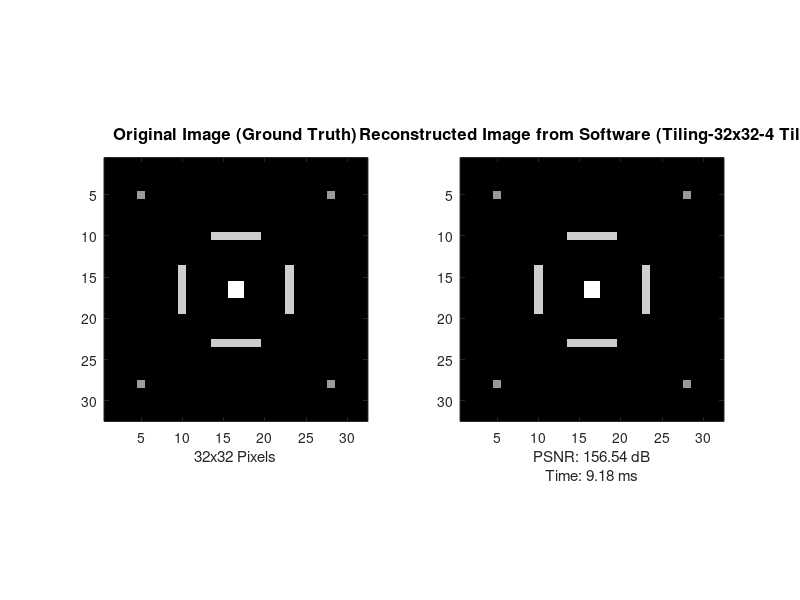

This chart was generated by the following MATLAB code:
function OMP_DRI_32x32_Tiling_Individual_Export
    clear; clc; close all;

    % =========================================================================
    % 1. TILING SYSTEM CONFIGURATION (4 blocks of 16x16)
    % =========================================================================
    cfg.BW = 24;               
    cfg.FW = 13;               
    
    N_sub  = 16;               
    M_sub  = 64;               
    K_sub  = 16;               
    N_side = 32;               
    num_blocks_per_side = N_side / N_sub; 

    % =========================================================================
    % 2. GENERATE ORIGINAL IMAGE (GROUND TRUTH) 32x32 - SYMMETRIC GEOMETRIC PATTERN
    % Each 16x16 block has its own motif to verify Tiling accuracy
    % =========================================================================
    N_side = 32;
    img_gt = zeros(N_side, N_side);

    % --- COMPONENT 1: 2x2 solid core at the center (intersection of 4 blocks) ---
    % Each block will receive exactly 1 pixel from the center of the large image
    img_gt(16:17, 16:17) = 1.0; 

    % --- COMPONENT 2: Hollow octagonal frame (Cross-border connectivity) ---
    % Top horizontal edge (crosses column boundary 16-17)
    img_gt(10, 14:19) = 0.8; % 3 pixels in block 1, 3 pixels in block 2
    % Bottom horizontal edge (crosses column boundary 16-17)
    img_gt(23, 14:19) = 0.8; % 3 pixels in block 3, 3 pixels in block 4
    % Left vertical edge (crosses row boundary 16-17)
    img_gt(14:19, 10) = 0.8; % 3 pixels in block 1, 3 pixels in block 3
    % Right vertical edge (crosses row boundary 16-17)
    img_gt(14:19, 23) = 0.8; % 3 pixels in block 2, 3 pixels in block 4

    % --- COMPONENT 3: Symmetrical anchor points at 4 corners ---
    img_gt(5, 5)   = 0.6;  % Corner of block 1
    img_gt(5, 28)  = 0.6;  % Corner of block 2
    img_gt(28, 5)  = 0.6;  % Corner of block 3
    img_gt(28, 28) = 0.6;  % Corner of block 4

    % =========================================================================
    % 3. BLOCK STITCHING MAP CONFIGURATION (TILING MAP)
    % =========================================================================
    tile_offsets = [
         1,  1;   % Tile 1: Top-Left
         1, 17;   % Tile 2: Top-Right
        17,  1;   % Tile 3: Bottom-Left
        17, 17    % Tile 4: Bottom-Right
    ];

    img_recon = zeros(N_side, N_side);
    % Large array variable to temporarily store 4 vectors Y (4 columns, 64 elements each)
    Y_all_tiles = zeros(M_sub, 4); 

    % =========================================================================
    % 4. INITIALIZE A SINGLE 16x16 PHI MATRIX
    % =========================================================================
    fprintf('Initializing common Phi Matrix 16x16 for 4 Tiles...\n');
    t_setup_start = tic;
    rng('shuffle');
    Phi_16 = randn(M_sub, N_sub^2);
    for j = 1:size(Phi_16, 2)
        Phi_16(:,j) = Phi_16(:,j) / norm(Phi_16(:,j));
    end
    t_setup_ms = toc(t_setup_start);

    % =========================================================================
    % 5. BLOCK DIVISION PROCESS AND TIMING MEASUREMENT
    % =========================================================================
    img_recon_full = zeros(N_side, N_side);
    total_recon_time = t_setup_ms;
    
    tile_cnt = 0;
    for r = 1:num_blocks_per_side
        for c = 1:num_blocks_per_side
            tile_cnt = tile_cnt + 1;
            row_range = (r-1)*N_sub + 1 : r*N_sub;
            col_range = (c-1)*N_sub + 1 : c*N_sub;
            
            t_start = tic;
            sub_img = img_gt(row_range, col_range);
            y_tile = Phi_16 * sub_img(:);
            
            Y_all_tiles(:, tile_cnt) = y_tile; 
            
            % --- ALGORITHM TIMING MEASUREMENT ---
            [x_hat_sub, ~, Debug] = OMP_Algorithm_Core(Phi_16, y_tile, K_sub);
            t_block = toc(t_start);
            
            total_recon_time = total_recon_time + t_block;
            img_recon_full(row_range, col_range) = reshape(x_hat_sub, [N_sub, N_sub]);
            
            % Export COE and Log files (for Vivado Simulation)
            y_txt_name = sprintf('y_tile%d.txt', tile_cnt);
            y_coe_name = sprintf('y_tile%d.coe', tile_cnt);
            export_to_hex_24bit(y_txt_name, y_tile, cfg.BW, cfg.FW);
            txt_to_coe_96bit(y_txt_name, y_coe_name);
            save_debug_log(sprintf('omp_tile%d_debug.txt', tile_cnt), Debug, cfg.BW, cfg.FW);
        end
    end

    % =========================================================================
    % 6. ERROR CALCULATION AND DISPLAY
    % =========================================================================
    img_recon_full(img_recon_full < 0) = 0; % Filter out negative noise
    mse_val = mean((img_gt(:) - img_recon_full(:)).^2);
    psnr_val = 10 * log10(1.0 / (mse_val + eps));

    figure('Color', 'w', 'Name', 'BCS Tiling Analysis', 'Position', [100, 200, 1100, 500]);

    % Subplot 1: Original Image
    subplot(1,2,1);
    imagesc(img_gt); colormap gray; axis image;
    title('Original Image (Ground Truth)', 'FontSize', 12);
    xlabel('32x32 Pixels');

    % Subplot 2: Reconstructed Image
    subplot(1,2,2);
    imagesc(img_recon_full); colormap gray; axis image;
    title('Reconstructed Image from Software (Tiling-32x32-4 Tiles)', 'FontSize', 12);
    
    % DISPLAY PARAMETERS BELOW THE IMAGE
    % Use {} brackets for line breaks inside xlabel
    xlabel({sprintf('PSNR: %.2f dB', psnr_val); ...
            sprintf('Time: %.2f ms', total_recon_time * 1000)}, ...
            'FontSize', 11, 'FontWeight', 'normal');

    % =========================================================================
    % 7. EXPORT SHARED PHI MATRIX
    % =========================================================================
    export_to_hex_24bit('phi_16x16.txt', Phi_16(:), cfg.BW, cfg.FW);
    txt_to_coe_96bit('phi_16x16.txt', 'phi_16x16.coe');
    
    export_c_header('omp_bcs_data.h', Phi_16(:), Y_all_tiles, cfg.BW, cfg.FW);
    
    fprintf('\n>>> COMPLETE: All 4 y_tileX.coe files are ready.\n');
end

%% --- OMP CORE ALGORITHM ---
function [x_hat, Lambda, Debug] = OMP_Algorithm_Core(Phi, y, K)
    [M, N] = size(Phi);
    Lambda = []; res = y;
    Q = zeros(M, K); R = zeros(K, K);
    Debug = struct('lambda', {}, 'u', {}, 'alpha', {}, 'R_col', {});
    for i = 1:K
        proj = Phi' * res;
        [~, pos] = max(abs(proj));
        if ismember(pos, Lambda), break; end
        Lambda = [Lambda, pos];
        w = Phi(:, pos);
        for j = 1:i-1
            R(j, i) = Q(:, j)' * w;
            w = w - R(j, i) * Q(:, j);
        end
        u = sum(w.^2); R(i, i) = sqrt(u); Q(:, i) = w / R(i, i);
        alpha = Q(:, i)' * y; res = res - alpha * Q(:, i);
        Debug(i).lambda = pos - 1;
        Debug(i).u = u;
        Debug(i).alpha = alpha;
        Debug(i).R_col = R(1:i, i);
    end
    x_hat = zeros(N, 1);
    if ~isempty(Lambda)
        x_hat(Lambda) = R(1:length(Lambda), 1:length(Lambda)) \ (Q(:, 1:length(Lambda))' * y);
    end
end

%% --- SAVE DEBUG LOG FUNCTION ---
function save_debug_log(filename, Debug, bw, fw)
    fid = fopen(filename, 'w');
    fprintf(fid, '--- OMP TILE DEBUG LOG (Q11.13) ---\n\n');
    for i = 1:length(Debug)
        fprintf(fid, 'ITERATION %d (Lambda: %d)\n', i-1, Debug(i).lambda);
        fprintf(fid, '  Energy u (Q26): %s\n', dec2hex_signed(Debug(i).u * 2^26, 64));
        fprintf(fid, '  Rii (ISR Q2.22): %s\n', dec2hex_signed(1/sqrt(Debug(i).u) * 2^22, 24));
        fprintf(fid, '  Alpha (Q11.13):  %s\n', dec2hex_signed(Debug(i).alpha * 2^fw, 24));
        fprintf(fid, '-----------------------------------\n');
    end
    fclose(fid);
end

%% --- EXPORT 96-BIT COE FUNCTION (Packs 4 elements of 24-bit) ---
function txt_to_coe_96bit(input_txt, output_coe)
    fid_in = fopen(input_txt, 'r');
    raw_data = textscan(fid_in, '%s');
    fclose(fid_in);
    raw_hex = raw_data{1};
    fid_out = fopen(output_coe, 'w');
    fprintf(fid_out, 'memory_initialization_radix=16;\nmemory_initialization_vector=\n');
    for i = 1:4:length(raw_hex)
        h1 = pad_hex(raw_hex{i}, 6);
        h2 = pad_hex(raw_hex{i+1}, 6);
        h3 = pad_hex(raw_hex{i+2}, 6);
        h4 = pad_hex(raw_hex{i+3}, 6);
        % Concatenate backwards for correct order {p3, p2, p1, p0}
        line_str = [h4, h3, h2, h1];
        if i + 4 > length(raw_hex), term = ';'; else, term = ','; end
        fprintf(fid_out, '%s%s\n', line_str, term);
    end
    fclose(fid_out);
end

%% --- AUXILIARY FUNCTIONS ---
function export_to_hex_24bit(filename, data, bw, fw)
    fid = fopen(filename, 'w');
    scale = 2^fw;
    for i = 1:length(data)
        val = round(data(i) * scale);
        if val < 0, val = 2^bw + val; end
        fprintf(fid, '%06X\n', val);
    end
    fclose(fid);
end

function h = dec2hex_signed(val, bits)
    val = round(val);
    if val < 0, val = 2^bits + val; end
    h = dec2hex(val, bits/4);
end

function s_out = pad_hex(s_in, len)
    if length(s_in) < len, s_out = [repmat('0', 1, len - length(s_in)), s_in];
    else, s_out = s_in(end-len+1:end); end
end

%% --- GENERATE C HEADER FILE DIRECTLY FROM MATLAB VARIABLES ---
function export_c_header(filename, Phi_data, Y_all, bw, fw)
    fid = fopen(filename, 'w');
    scale = 2^fw;
    
    fprintf(fid, '/* ==========================================================\n');
    fprintf(fid, ' * DATA FILE AUTOMATICALLY GENERATED FROM MATLAB (32x32 TILING)\n');
    fprintf(fid, ' * Used for Xilinx SDK / Vitis (AXI DMA)\n');
    fprintf(fid, ' * ========================================================== */\n\n');
    
    fprintf(fid, '#ifndef OMP_BCS_DATA_32X32_H\n#define OMP_BCS_DATA_32X32_H\n\n');
    fprintf(fid, '#include "xil_types.h"\n\n');
    
    % Export Phi Matrix
    fprintf(fid, '// Phi matrix (16384 elements, Fixed-point Q11.13)\n');
    fprintf(fid, 'u32 phi_data[16384] __attribute__((aligned(32))) = {\n');
    for i = 1:length(Phi_data)
        val = round(Phi_data(i) * scale);
        if val < 0, val = 2^bw + val; end
        if i == length(Phi_data), fprintf(fid, '    0x%06X\n', val);
        else, fprintf(fid, '    0x%06X, ', val); end
        if mod(i, 8) == 0, fprintf(fid, '\n'); end
    end
    fprintf(fid, '};\n\n');
    
    % Export 4 Y Arrays
    for t = 1:4
        fprintf(fid, '// Vector Y for block %d (64 elements)\n', t);
        fprintf(fid, 'u32 y_data_%d[64] __attribute__((aligned(32))) = {\n', t);
        for i = 1:64
            val = round(Y_all(i, t) * scale);
            if val < 0, val = 2^bw + val; end
            if i == 64, fprintf(fid, '    0x%06X\n', val);
            else, fprintf(fid, '    0x%06X, ', val); end
            if mod(i, 8) == 0, fprintf(fid, '\n'); end
        end
        fprintf(fid, '};\n\n');
    end
    
    fprintf(fid, '#endif // OMP_BCS_DATA_32X32_H\n');
    fclose(fid);
end
